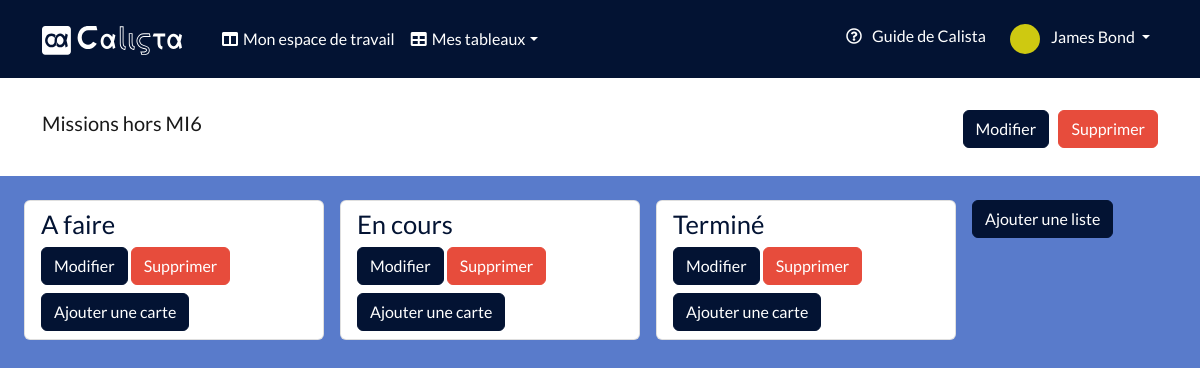
Screenshot of /boards/show.php?id=3 (signed in) with the database file from the repository.
### tables this page shows
CREATE TABLE user_app(
   id INT AUTO_INCREMENT,
   email_user_app VARCHAR(100),
   type_account_user_app VARCHAR(50),
   password_user_app VARCHAR(64),
   first_name_user_app VARCHAR(50),
   last_name_user_app VARCHAR(50),
   state_of_account_user_app BOOLEAN,
   color_user_app VARCHAR(50) DEFAULT 'blue',
   profile_picture_user_app VARCHAR(50),
   creation_date_user_app DATE,
   PRIMARY KEY(id)
);

CREATE TABLE board(
   id INT auto_increment,
   name_board VARCHAR(200),
   creation_date_board DATETIME,
   position_board INT,
   color_board VARCHAR(50) DEFAULT 'blue',
   id_user_app INT NOT NULL,
   PRIMARY KEY(id),
   FOREIGN KEY(id_user_app) REFERENCES user_app(id) ON UPDATE CASCADE ON DELETE CASCADE
);

CREATE TABLE list_app(
   id INT auto_increment,
   name_list_app VARCHAR(200),
   position_list_app INT,
   creation_date_list_app DATE,
   id_board INT NOT NULL,
   PRIMARY KEY(id),
   FOREIGN KEY(id_board) REFERENCES board(id) ON UPDATE CASCADE ON DELETE CASCADE
);

### Controllers/Controller.php (called while the page is built, shortened)
<?php
abstract class Controller
{
    protected function view(string $fileName, array $data = [])
    {
        $filePath = base_path(self::VIEW_PATH . '/' . $fileName);
        if (file_exists($filePath)) {
            $userid = self::getCurrentUserId();
            if ($userid) {
                $user = User_app::find($userid);
            }
            require $filePath;
        }
    }
    protected static function getCurrentUserId()
    {
        return session('id');
    }
}

### Controllers/BoardsController.php (called while the page is built, shortened)
<?php
class BoardsController extends Controller
{
    public function show()
    {
        $boardId = $_GET['id'] ?? null;
        $board = Board::find($boardId);
        $lists = $board->listapp();
        $newLists = [];
        foreach ($lists as $list) {
            $newLists[$list['id']] = $list;
            $newLists[$list['id']]['cards'] = [];
        }
        $lists = $newLists;
        usort($lists, fn ($a, $b) => $a['position_list_app'] <=> $b['position_list_app']);
        return $this->view('boards/show.php', [
            'board' => $board,
            'lists' => $lists,
        ]);
    }
}

### public/boards/show.php (called while the page is built, shortened)
<?php
$controller = new Controllers\BoardsController();
switch ($_SERVER['REQUEST_METHOD']) {
    case 'GET':
        $controller->show();
        break;
}

### Models/Model.php (called while the page is built, shortened)
<?php
abstract class Model
{
    protected static $db;
    protected $table;
    protected $identifier = 'id';
    public function hydrate(array $data): self
    {
        return $this;
    }
    public static function find($id)
    {
        $model = new static();
        $data = $model->select(
            "SELECT * FROM {$model->getTable()} WHERE {$model->getIdentifier()} = :id",
            [':id' => $id],
            1
        );
        return $model->hydrate($data);
    }
    public static function select(
        string $sql,
        array $data = [],
        ?int $limit = null,
        int $mode = PDO::FETCH_ASSOC
    ): array {
        $builder = new static();
        if ($limit) {
            $sql .= ' LIMIT ' . $limit;
        }
        $req = $builder::db()->prepare($sql);
        $req->execute($data);
        if ($limit === 1) {
            return $req->fetch($mode) ?: [];
        } else {
            return $req->fetchAll($mode) ?: [];
        }
    }
    public function getTable()
    {
        return $this->table;
    }
    public function getIdentifier()
    {
        return $this->identifier;
    }
    public static function db()
    {
        return self::$db;
    }
    protected static function openConnection()
    {
        $DSN = DB_PDO_DRIVER
            . ':host=' . DB_HOSTNAME
            . ';port=' . DB_PORT
            . ';dbname=' . DB_DATABASE;
        try {
            self::$db = new PDO($DSN, DB_USERNAME, DB_PASSWORD, [
                PDO::ATTR_PERSISTENT => true,
            ]);
        } catch (PDOException $e) {
            echo $e->getMessage() . '<br>';
            exit();
        }
    }
}

### Models/Board.php (called while the page is built, shortened)
<?php
class Board extends Model
{
    public $id;
    public static function find($id): Board
    {
        return parent::find($id);
    }
    public function listapp(): array
    {
        $model = new List_App();
        return $this->select("SELECT * FROM {$model->getTable()} WHERE id_board = :board_id", [
            'board_id' => $this->id,
        ]);
    }
}

### supports/helpers.php (called while the page is built, shortened)
<?php
if (!function_exists('session')) {
    function session(?string $key = null, $value = null)
    {
        if ($key and !is_null($value)) {
            $_SESSION[$key] = $value;
            return true;
        } elseif ($key) {
            return $_SESSION[$key] ?? null;
        }
        return $_SESSION;
    }
}

### Models/User_app.php (called while the page is built, shortened)
<?php
class User_app extends Model
{
    public $first_name_user_app;
    public $last_name_user_app;
    public static function find($id)
    {
        return parent::find($id);
    }
    public function getFullName()
    {
        return $this->first_name_user_app . ' ' . $this->last_name_user_app;
    }
}

### Views/boards/show.php (the view, shortened to what this page needs)
<!DOCTYPE html>
<html lang="fr">
<head>
    <link rel="stylesheet" href="/assets/css/bootstrap.css">
    <link rel="stylesheet" href="/assets/css/root-<?php echo $board->color_board; ?>-theme.css">
    <link rel="stylesheet" href="/assets/css/custom-style.css">
    <link rel="stylesheet" href="https://cdnjs.cloudflare.com/ajax/libs/font-awesome/5.13.0/css/all.min.css">
</head>
<body>
    <header>
        <?php require view_path('/components/nav.php'); ?>
        <?php require view_path('/components/board-ruban.php'); ?>
    </header>
    <main>
        <div class="dashboard container-fluid overflow-auto">
            <div class="container-fluid" id="error-message">
                <div class="mt-4">
                    <ul id="lists" class="list-group list-group-horizontal gap-3">
                        <?php foreach ($lists as $list) : ?>
                            <li id="<?php echo "list-" . $list['id'] ?>" class="list-style list-group list-max-width">
                                <div class="list-group-item list-group">
                                    <h2 id="<?php echo "title-" . $list['id'] ?>"><?php echo $list['name_list_app'] ?></h2>
                                    <div class="my-2">
                                        <button data-id="<?php echo $list['id'] ?>" type="button" class="modify-list-button btn btn-primary" data-bs-toggle="modal" data-bs-target="#modify-list">
                                            Modifier
                                        </button>
                                        <button data-id="<?php echo $list['id'] ?>" type="button" class="btn btn-danger delete-list-button" data-bs-toggle="modal" data-bs-target="#delete-list">
                                            Supprimer
                                        </button>
                                    </div>
                                    <button type="button" id="button-add-card" class="btn btn-primary" data-bs-toggle="modal" data-bs-target="#create-card">
                                        Ajouter une carte
                                    </button>
                                </div>
                            </li>
                        <?php endforeach; ?>
                        <li class="button-add-list-li">
                            <button type="button" id="button-add-list" class="btn btn-primary" data-bs-toggle="modal" data-bs-target="#create-list">
                                Ajouter une liste
                            </button>
                        </li>
                    </ul>
                </div>
            </div>
        </div>
    </main>
</body>
</html>

### Views/components/nav.php (shortened to what this page needs)
<nav class="navbar navbar-expand-lg navbar-dark">
    <div class="container gap-3">
        <a class="navbar-brand" href="/index.php"><img id="logo-nav" src="/assets/pictures/calista-logo-white.svg" alt="Calista, application Trello like"></a>
        <div class="collapse navbar-collapse" id="navbarColor01">
            <ul class="navbar-nav me-auto">
                <li class="nav-item">
                    <a id="dashboard-nav" class="nav-link" href="/home.php">Mon espace de travail
                    </a>
                </li>
                <li class="nav-item dropdown">
                    <a id="boards-nav" class="nav-link dropdown-toggle" data-bs-toggle="dropdown" href="#" role="button" aria-haspopup="true" aria-expanded="false">Mes tableaux</a>
                </li>
            </ul>
            <ul class="navbar-nav gap-2">
                <li class="nav-item">
                    <a class="nav-link" id="help-icon-nav" href="">Guide de Calista
                    </a>
                </li>
                <li class="nav-item dropdown">
                    <a class="nav-link dropdown-toggle" data-bs-toggle="dropdown" href="#" role="button" aria-haspopup="true" aria-expanded="false">
                        <img id="profile-icon-nav" src="/assets/pictures/profile-picture.svg" alt="Menu de profil">
                        <span id="nav-profile-name">
                            <?php
                            echo ($user->getFullName());
                            ?>
                        </span>
                    </a>
                </li>
            </ul>
        </div>
    </div>
</nav>

### Views/components/board-ruban.php (shortened to what this page needs)
<div class="navbar navbar-expand-lg navbar-white">
    <div class="container">
        <h1 class="navbar-brand"><?php echo ($board->name_board); ?><h1>
                <div class="collapse navbar-collapse" id="navbarColor01">
                    <ul class="navbar-nav me-auto">
                        <li class="nav-item">
                            <button type="button" class="btn btn-primary" data-bs-toggle="modal" data-bs-target="#modify-board">
                                Modifier
                            </button>
                            <button type="button" class="btn btn-danger" data-bs-toggle="modal" data-bs-target="#delete-board">
                                Supprimer
                            </button>
                        </li>
                    </ul>
                </div>
    </div>
</div>

### public/assets/css/root-blue-theme.css (style rules this page uses)
:root { --bs-primary: #031333; --bs-secondary: #597BCB; --bs-third: #113680; }

### public/assets/css/custom-style.css (style rules this page uses)
body { background-color: var(--bs-secondary); }
h1, h2, h3, h4, a, p { color: var(--bs-primary); }
h2, h3 { font-size: 1.6rem; }
a { color: var(--bs-primary); text-decoration: none; }
#profile-icon-nav { width: 30px; }
#logo-nav { width: 140px; }
.navbar-dark { background-color: var(--bs-primary); --bs-navbar-color: #fff; --bs-navbar-hover-color: var(--bs-secondary); --bs-navbar-active-color: var(--bs-secondary); }
#nav-profile-name { margin-left: 8px; }
#help-icon-nav { cursor: pointer; margin-bottom: 2px; }
#help-icon-nav::before { font-family: "Font Awesome 5 Free"; content: "\f059"; margin-right: 10px; }
#dashboard-nav::before { font-family: "Font Awesome 5 Free"; font-weight: 900; content: "\f0db"; margin-right: 5px; }
#boards-nav::before { font-family: "Font Awesome 5 Free"; font-weight: 900; content: "\f0ce"; margin-right: 5px; }
.btn-primary { --bs-btn-color: #fff; --bs-btn-bg: var(--bs-primary); --bs-btn-border-color: var(--bs-primary); --bs-btn-hover-color: #fff; --bs-btn-hover-bg: var(--bs-third); --bs-btn-hover-border-color: var(--bs-primary); --bs-btn-focus-shadow-rgb: 76, 91, 106; --bs-btn-active-color: #fff; --bs-btn-active-bg: var(--bs-third); --bs-btn-active-border-color: var(--bs-third); --bs-btn-active-shadow: inset 0 3px 5px rgba(0, 0, 0, 0.125); }
.navbar-white { background-color: #fff; }
.list-style { min-width: 300px; }
.dashboard { height: calc(100vh - (180px)); }
.button-add-list-li { list-style: none; }
.list-max-width { max-width: 300px; }

### rows the page displays
user_app: $user->getFullName() "James Bond"
board: name_board "Missions hors MI6"
list_app: name_list_app "A faire"
list_app: name_list_app "En cours"
list_app: name_list_app "Terminé"
